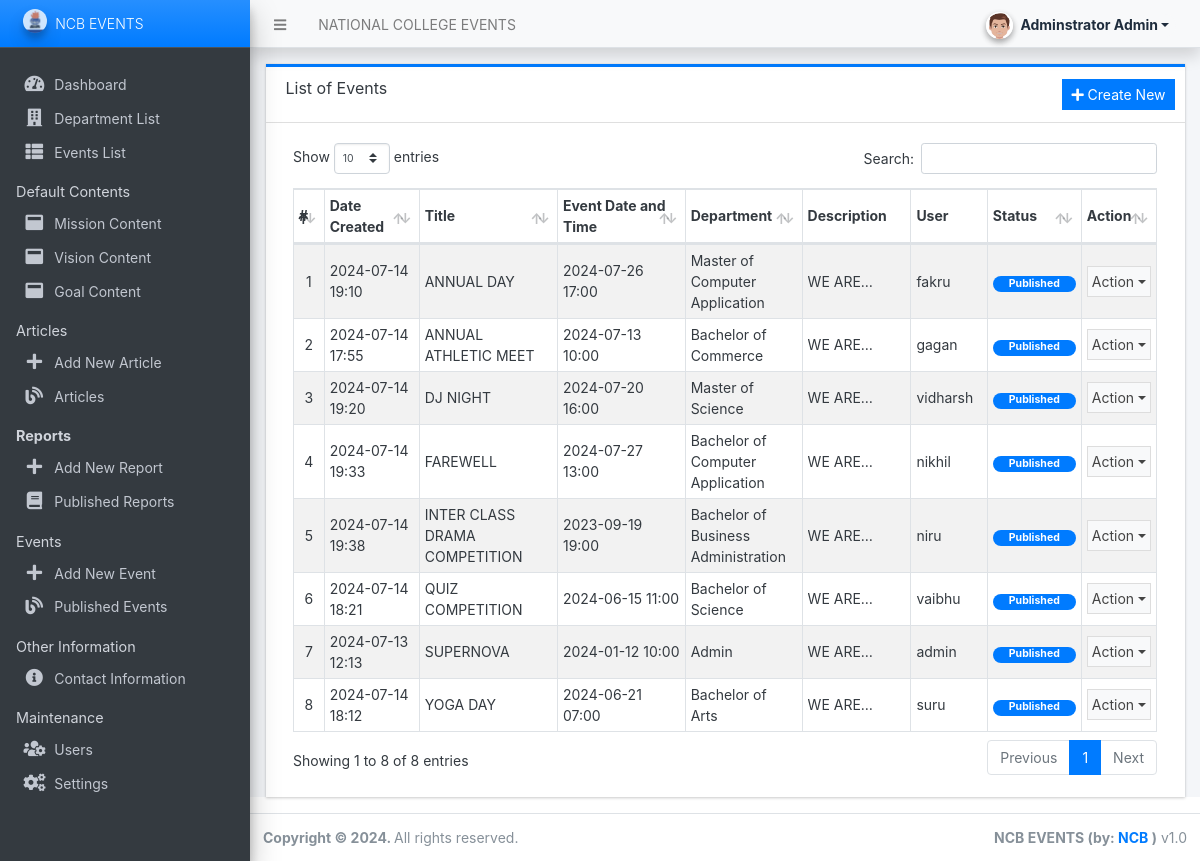
The app's page /admin/?page=events (signed in) with its own data.
### tables this page shows
CREATE TABLE `event` (
  `id` int(30) NOT NULL,
  `title` text NOT NULL,
  `e_date` datetime NOT NULL DEFAULT current_timestamp(),
  `short_description` text NOT NULL,
  `content_path` text DEFAULT NULL,
  `invite` text DEFAULT NULL,
  `image` text DEFAULT NULL,
  `dept` text NOT NULL,
  `status` tinyint(1) NOT NULL DEFAULT 1,
  `delete_flag` tinyint(1) NOT NULL DEFAULT 0,
  `user_id` int(30) DEFAULT NULL,
  `date_created` datetime NOT NULL DEFAULT current_timestamp(),
  `date_updated` datetime DEFAULT NULL ON UPDATE current_timestamp()
);

CREATE TABLE `users` (
  `id` int(50) NOT NULL,
  `firstname` varchar(250) NOT NULL,
  `lastname` varchar(250) NOT NULL,
  `username` text NOT NULL,
  `password` text NOT NULL,
  `avatar` text DEFAULT NULL,
  `last_login` datetime DEFAULT NULL,
  `department` varchar(50) NOT NULL,
  `type` tinyint(1) NOT NULL DEFAULT 0,
  `date_added` datetime NOT NULL DEFAULT current_timestamp(),
  `date_updated` datetime DEFAULT NULL ON UPDATE current_timestamp()
);

### classes/DBConnection.php (called while the page is built, shortened)
<?php
class DBConnection{
    private $host = DB_SERVER;
    private $username = DB_USERNAME;
    private $password = DB_PASSWORD;
    private $database = DB_NAME;
    public $conn;
    public function __construct(){
        if (!isset($this->conn)) {
            $this->conn = new mysqli($this->host, $this->username, $this->password, $this->database);
        }
    }
}
?>

### classes/SystemSettings.php (called while the page is built, shortened)
<?php
class SystemSettings extends DBConnection{
	function userdata($field = ''){
		if(!empty($field)){
			if(isset($_SESSION['userdata'][$field]))
				return $_SESSION['userdata'][$field];
			else
				return null;
		}else{
			return false;
		}
	}
}
$_settings = new SystemSettings();
?>

### admin/events/index.php (the view, shortened to what this page needs)
<div class="card card-outline rounded-0 card-primary">
	<div class="card-header">
		<h3 class="card-title">List of Events</h3>
		<div class="card-tools">
			<a href="./?page=events/manage_event"  class="btn btn-flat btn-sm btn-primary"><span class="fas fa-plus"></span>  Create New</a>
		</div>
	</div>
	<div class="card-body">
        <div class="container-fluid">
			<table class="table table-hover table-striped table-bordered" id="list">
				<?php if($_settings->userdata('type') != 1): ?>
					<colgroup>
						<col width="5%">
						<col width="15%">
						<col width="25%">
						<col width="35%">
						<col width="10%">
						<col width="15%">
					</colgroup>
				<?php else: ?>
					<colgroup>
						<col width="5%">
						<col width="15%">
						<col width="20%">
						<col width="25%">
						<col width="15%">
						<col width="10%">
						<col width="15%">
					</colgroup>
				<?php endif; ?>
				<thead>
					<tr>
						<th>#</th>
						<th>Date Created</th>
						<th>Title</th>
						<th>Event Date and Time</th>
						<th>Department</th>
						<th>Description</th>
						<?php if($_settings->userdata('type') == 1): ?>
						<th>User</th>
						<?php endif; ?>
						<th>Status</th>
						<th>Action</th>
					</tr>
				</thead>
				<tbody>
					<?php
					$i = 1;
						$uwhere = "";
						$qry = $conn->query("SELECT a.*, u.username as writer,u.department as dept from `event` a inner join users u on a.user_id = u.id where a.delete_flag = 0 {$uwhere} order by a.`title` asc ");
						while($row = $qry->fetch_assoc()):
					?>
						<tr>
							<td class="text-center"><?php echo $i++; ?></td>
							<td><?php echo date("Y-m-d H:i",strtotime($row['date_created'])) ?></td>
							<td><?php echo $row['title'] ?></td>
							<td><?php echo date("Y-m-d   H:i",strtotime($row['e_date'])) ?></td>
							<td><?php echo $row['dept'] ?></td>
							<td ><p class="m-0 truncate-1"><?= $row['short_description'] ?></p></td>
							<?php if($_settings->userdata('type') == 1): ?>
							<td><?php echo $row['writer'] ?></td>
							<?php endif; ?>
							<td class="text-center">
                                <?php if($row['status'] == 1): ?>
                                    <span class="badge badge-primary px-3 rounded-pill">Published</span>
                                <?php else: ?>
                                    <span class="badge badge-secondary px-3 rounded-pill">Unpublished</span>
                                <?php endif; ?>
                            </td>
							<td align="center">
								 <button type="button" class="btn btn-flat p-1 btn-default btn-sm dropdown-toggle dropdown-icon" data-toggle="dropdown">
				                  		Action
				                  </button>
							</td>
						</tr>
					<?php endwhile; ?>
				</tbody>
			</table>
		</div>
	</div>
</div>

### records on screen
event: date_created "2024-07-14 19:10", title "ANNUAL DAY", e_date "2024-07-26 17:00", user.department "Master of Computer Application", short_description "WE…", user.username "fakru", status "Published"
event: date_created "2024-07-14 17:55", title "ANNUAL ATHLETIC MEET", e_date "2024-07-13 10:00", user.department "Bachelor of Commerce", short_description "WE…", user.username "gagan", status "Published"
event: date_created "2024-07-14 19:20", title "DJ NIGHT", e_date "2024-07-20 16:00", user.department "Master of Science", short_description "WE…", user.username "vidharsh", status "Published"
event: date_created "2024-07-14 19:33", title "FAREWELL", e_date "2024-07-27 13:00", user.department "Bachelor of Computer Application", short_description "WE…", user.username "nikhil", status "Published"
event: date_created "2024-07-14 19:38", title "INTER CLASS DRAMA COMPETITION", e_date "2023-09-19 19:00", user.department "Bachelor of Business Administration", short_description "WE…", user.username "niru", status "Published"
event: date_created "2024-07-14 18:21", title "QUIZ COMPETITION", e_date "2024-06-15 11:00", user.department "Bachelor of Science", short_description "WE…", user.username "vaibhu", status "Published"
event: date_created "2024-07-13 12:13", title "SUPERNOVA", e_date "2024-01-12 10:00", user.department "Admin", short_description "WE…", user.username "admin", status "Published"
event: date_created "2024-07-14 18:12", title "YOGA DAY", e_date "2024-06-21 07:00", user.department "Bachelor of Arts", short_description "WE…", user.username "suru", status "Published"

### other values on screen
$_settings->info('name') "NATIONAL COLLEGE EVENTS"
$_settings->userdata('firstname').' '.$_settings->userdata('lastname') "Adminstrator Admin"
$_settings->info('short_name') "NCB EVENTS"
